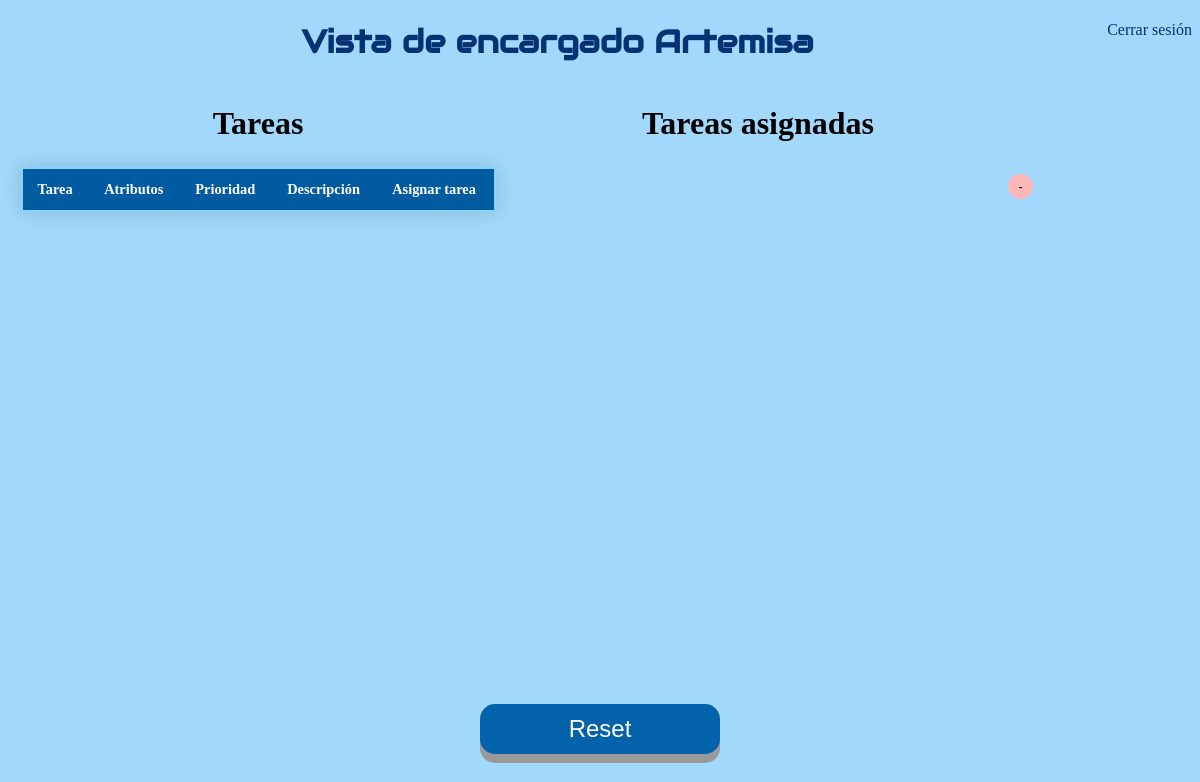
The page /interfaz_encargado.html on the database as committed earlier.
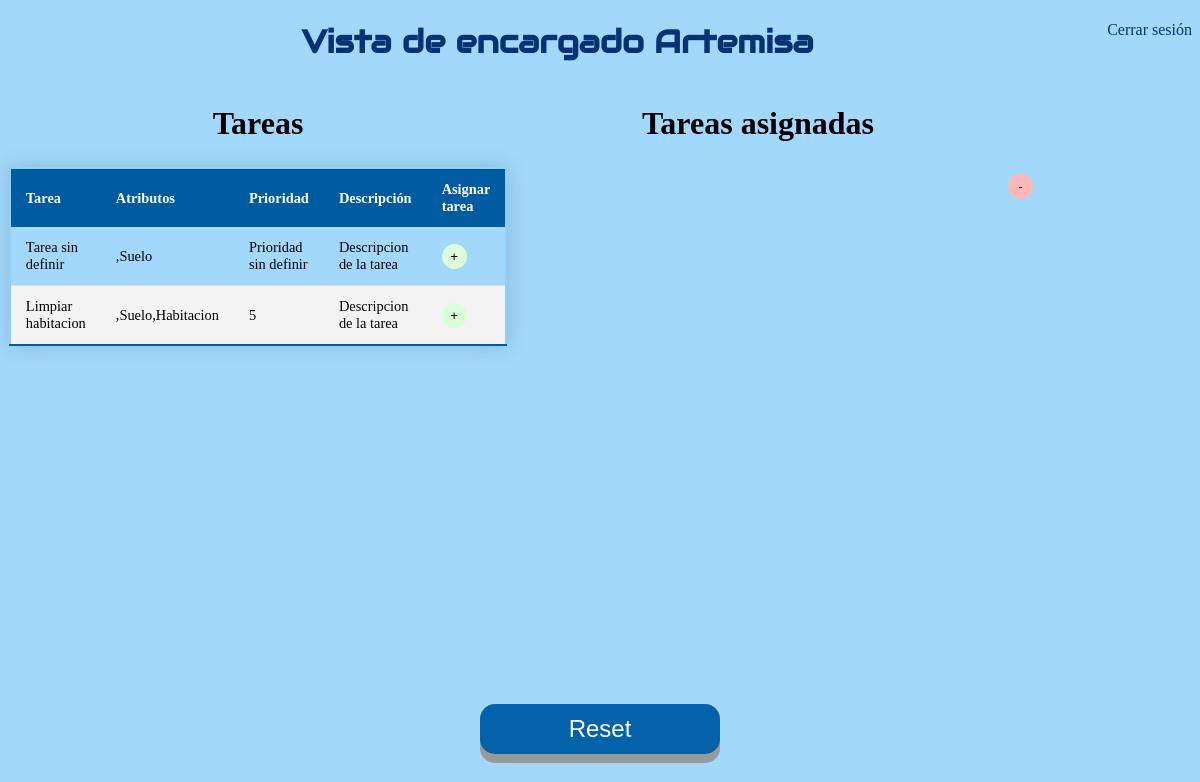
The same page on the database as committed later.
### app.py (models this page shows)
class Todo(db.Model): #Tabla para tareas creadas
    id = db.Column(db.Integer, primary_key=True)
    content = db.Column(db.String(200), nullable=False)
    priority = db.Column(db.String(200))        # prioridad
    descripcion = db.Column(db.String(200))             # Descripcion
    atributos = db.Column(db.String(800))               # Atributos

### app.py (the view)
@app.route('/interfaz_encargado.html', methods=['POST','GET'])   # Redireccion a Encargado
def encargado():
    tasks = Todo.query.order_by(Todo.id).all() # tareas ordenadas por id
    return render_template('interfaz_encargado.html', tasks=tasks)

### templates/interfaz_encargado.html (shortened to what this page needs)
{% extends 'base.html' %}
{% block body %}
<a style="float:right" href="index.html">Cerrar sesión</a>
    <h1 class="principal" style="text-align:center"> Vista de encargado Artemisa</h1>
    <div class="inline-div-izquierda">
        <h1 class="Copper">Tareas</h1>
        <center>
            <table>
                <thead>
                    <tr>
                        <th> Tarea</th>
                        <th>Atributos</th>
                        <th>Prioridad</th>
                        <th>Descripción</th>
                        <th>Asignar tarea</th>
                    </tr>
                </thead>
                {% for task in tasks %}
                    {% if task.id!=1 %}
                            <tr>
                            <td> {{ task.content }}</td>
                            <td>
                                {{task.atributos}}
                            </td>
                            <td>
                                {{task.priority}}
                            </td>
                            <td>
                                {{task.descripcion}}
                            </td>
                            <td>
                                <button type="button" class="button3" onClick="window.location.href='/asignar/{{task.id}}';">+</button>
                            </td>
                        </tr>
                    {% endif %}
                {% endfor %}
            </table>
        </center>
    </div>
    <center>
        <div class="inline-div-izquierda">
            <h1 class="Copper"> Tareas asignadas</h1>
        </div>
    </center>
    <div class="inline-div-izquierda2">
        <br> <br> <br> <br> <br>
        <button type="button" class="button4" onClick="eliminar()">-</button> <br>
    </div>
    <button id="boton2" class="button2" onclick="window.location.href='interfaz_encargado.html';">Reset</button>
{% endblock %}

### templates/base.html (shortened to what this page needs)
<!DOCTYPE html>
<html>
    <head>
        <link rel="stylesheet" href="{{ url_for('static', filename='css/main.css') }}">
    </head>
    <body>
        {% block body %} {% endblock %}
    </body>
</html>

### static/css/main.css (style rules this page uses)
a:link { text-decoration: none; color: rgb(6, 50, 115); }
body { background-color: #a1d8fb; }
h1.Copper { font-family: Copperplate, Papyrus, fantasy; text-align: center }
h1.principal { font-family: "Audiowide", sans-serif; color: rgb(6, 50, 115); }
.button2 { width: 20%; height: 50px; position: absolute; top: 88%; left: 40%; font-size: 24px; text-align: center; position: absolute; bottom: 30px; right: 600px; cursor: pointer; outline: none; color: #fff; background-color: #0462aa; border: none; border-radius: 15px; box-shadow: 0 9px #999; }
.button3 { width: 25px; height: 25px; border: none; border-radius: 15px; background-color: #d8ffd8; }
.button4 { width: 25px; height: 25px; border: none; border-radius: 15px; background-color: #ffb7b7; }
.inline-div-izquierda { width: 500px; float: left; }
.inline-div-izquierda2 { width: 72px; float: left; }
table { border: 2px solid rgb(140, 209, 255); border-collapse: collapse; width: 95%; margin: 25px 0; font-size: 0.9em; min-width: 400px; box-shadow: 0 0 20px rgba(0, 0, 0, 0.15); }
thead tr { background-color: #005ba0; color: #ffffff; text-align: left; }
th, td { padding: 12px 15px; }
tbody tr { border-bottom: 1px solid #dddddd; }
tbody tr:nth-of-type(even) { background-color: #f3f3f3; }
tbody tr:last-of-type { border-bottom: 2px solid #005ba0; }

Rows that differ between the two databases and show on the page:
added Todo: content "Tarea sin definir", atributos ",Suelo", priority "Prioridad sin definir", descripcion "Descripcion de la tarea"
added Todo: content "Limpiar habitacion", atributos ",Suelo,Habitacion", priority "5", descripcion "Descripcion de la tarea"
